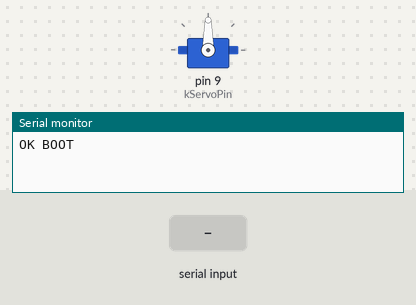
Recording of a sketch running on a simulated Arduino Uno, built with avr-gcc and run on an emulated ATmega328P. Shown: servo, the last lines printed to the serial monitor. Inputs (shaded band) come from the test bench.

Above: at 1.2 s.
1.3 s: "30,150\n" received over Serial
At 1.7 s:
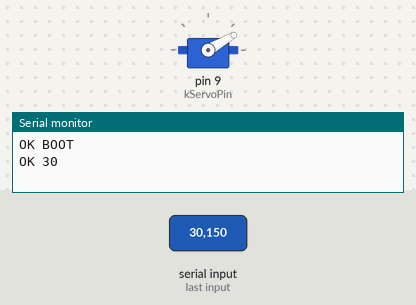
2.8 s: "0\n" received over Serial
At 4.0 s:
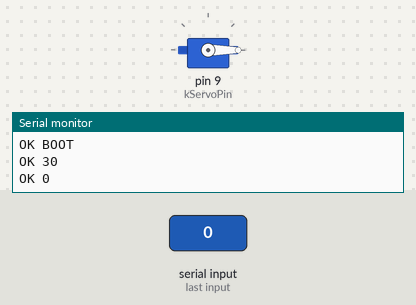
4.3 s: "90,45\n" received over Serial
At 5.1 s:
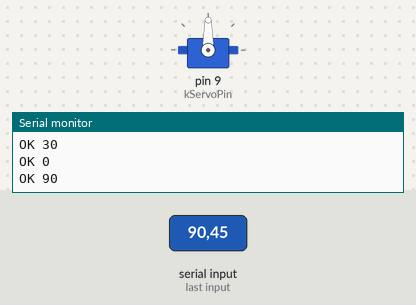
5.8 s: "A,45\n" received over Serial
At 6.3 s:
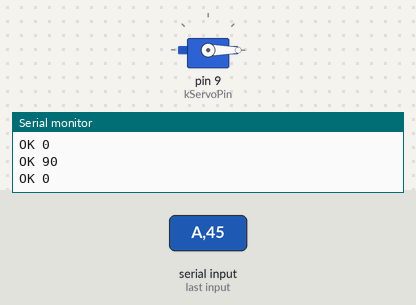
Timing chart, 0 to 8.3 s (numbered marks = the images above; inputs shaded):
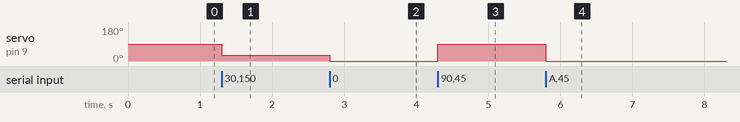

Measured:
- after the input at 1.3 s, servo on pin 9 (kServoPin): 90° → 30° at once
- after the input at 2.8 s, servo on pin 9 (kServoPin): 30° → 0° at once
- after the input at 4.3 s, servo on pin 9 (kServoPin): 0° → 90° at once
- after the input at 5.8 s, servo on pin 9 (kServoPin): 90° → 0° at once

The sketch:

servo_zone_controller.ino
```cpp
#include <Servo.h>

Servo cameraServo;

const int kServoPin = 9;
const int kMinAngle = 0;
const int kMaxAngle = 180;

String line;

void setup() {
  Serial.begin(115200);
  cameraServo.attach(kServoPin);
  cameraServo.write(90);
  Serial.println("OK BOOT");
}

void loop() {
  while (Serial.available() > 0) {
    char ch = static_cast<char>(Serial.read());
    if (ch == '\n' || ch == '\r') {
      handleLine(line);
      line = "";
    } else if (line.length() < 32) {
      line += ch;
    }
  }
}

void handleLine(String cmd) {
  cmd.trim();
  if (cmd.length() == 0) return;

  int angle = 90;
  if (cmd.charAt(0) == 'A' || cmd.charAt(0) == 'a') {
    angle = cmd.substring(1).toInt();
  } else {
    angle = cmd.toInt();
  }

  if (angle < kMinAngle || angle > kMaxAngle) {
    Serial.println("ERR RANGE");
    return;
  }

  cameraServo.write(angle);
  Serial.print("OK ");
  Serial.println(angle);
}
```
